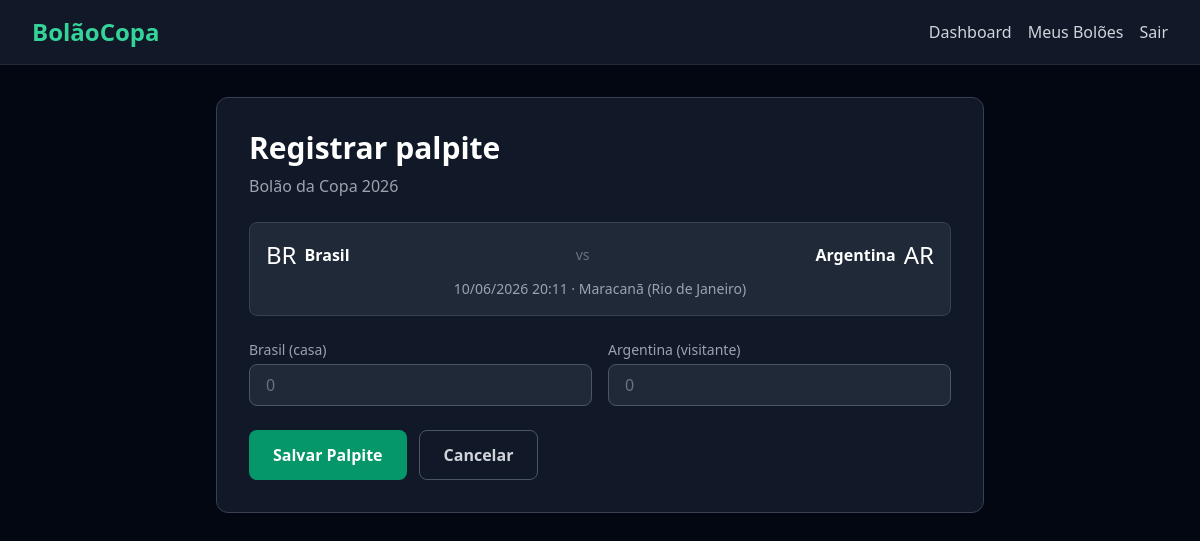
Screenshot of /pools/4/matches/1/predict/ (signed in) with the database file from the repository.
### pools/models.py (models this page shows, shortened)
class Pool(models.Model):
    name = models.CharField(max_length=100)
    description = models.TextField(blank=True)
    invite_token = models.UUIDField(default=uuid.uuid4, unique=True)
    created_by = models.ForeignKey(
        settings.AUTH_USER_MODEL,
        on_delete=models.CASCADE,
        related_name='created_pools',
    )
    created_at = models.DateTimeField(auto_now_add=True)
    updated_at = models.DateTimeField(auto_now=True)

### matches/models.py (models this page shows, shortened)
class Match(models.Model):
    STATUS_CHOICES = (
        ('agendado', 'Agendado'),
        ('em_andamento', 'Em andamento'),
        ('finalizado', 'Finalizado'),
    )
    round = models.ForeignKey(
        Round,
        on_delete=models.CASCADE,
        related_name='matches',
    )
    stadium = models.ForeignKey(
        Stadium,
        on_delete=models.PROTECT,
        related_name='matches',
    )
    home_team = models.ForeignKey(
        Team,
        on_delete=models.PROTECT,
        related_name='home_matches',
    )
    away_team = models.ForeignKey(
        Team,
        on_delete=models.PROTECT,
        related_name='away_matches',
    )
    match_datetime = models.DateTimeField()
    home_score = models.PositiveIntegerField(null=True, blank=True)
    away_score = models.PositiveIntegerField(null=True, blank=True)
    status = models.CharField(
        max_length=20,
        choices=STATUS_CHOICES,
        default='agendado',
    )
    created_at = models.DateTimeField(auto_now_add=True)
    updated_at = models.DateTimeField(auto_now=True)
    class Meta:
        ordering = ('match_datetime',)

class Team(models.Model):
    name = models.CharField(max_length=100)
    country_code = models.CharField(max_length=3, unique=True)
    flag_emoji = models.CharField(max_length=10, blank=True)
    created_at = models.DateTimeField(auto_now_add=True)
    updated_at = models.DateTimeField(auto_now=True)
    def __str__(self):
        return self.name

class Stadium(models.Model):
    name = models.CharField(max_length=200)
    city = models.CharField(max_length=100)
    country = models.CharField(max_length=100)
    created_at = models.DateTimeField(auto_now_add=True)
    updated_at = models.DateTimeField(auto_now=True)
    def __str__(self):
        return f'{self.name} ({self.city})'

### predictions/views.py (the view, shortened to what this page needs)
class PredictionCreateView(LoginRequiredMixin, CreateView):
    model = Prediction
    form_class = PredictionForm
    template_name = 'predictions/prediction_form.html'
    def dispatch(self, request, *args, **kwargs):
        self.pool = get_object_or_404(Pool, pk=kwargs['pool_id'])
        self.match = get_object_or_404(Match, pk=kwargs['match_id'])
        if not PoolMember.objects.filter(
            pool=self.pool,
            user=request.user,
        ).exists():
            messages.error(request, 'Você precisa ser membro deste bolão.')
            return redirect(reverse('pool_detail', kwargs={'pk': self.pool.pk}))
        if self.match.match_datetime <= timezone.now():
            messages.error(request, 'Palpite indisponível - jogo já começou.')
            return redirect(reverse(
                'pool_matches',
                kwargs={'pool_id': self.pool.pk},
            ))
        if Prediction.objects.filter(
            user=request.user,
            match=self.match,
            pool=self.pool,
        ).exists():
            return redirect(reverse(
                'pool_matches',
                kwargs={'pool_id': self.pool.pk},
            ))
        return super().dispatch(request, *args, **kwargs)
    def get_form_kwargs(self):
        kwargs = super().get_form_kwargs()
        kwargs['match'] = self.match
        return kwargs
    def get_context_data(self, **kwargs):
        context = super().get_context_data(**kwargs)
        context['pool'] = self.pool
        context['match'] = self.match
        context['is_locked'] = False
        return context

### templates/predictions/prediction_form.html (shortened to what this page needs)
{% extends 'base.html' %}
{% block content %}
<div class='max-w-3xl mx-auto'>
    <div class='bg-gray-900 border border-gray-700 rounded-xl p-8'>
        <h1 class='text-2xl md:text-3xl font-bold text-white mb-2'>{% if is_editing %}Editar palpite{% else %}Registrar palpite{% endif %}</h1>
        <p class='text-gray-400 mb-6'>{{ pool.name }}</p>
        <div class='bg-gray-800 border border-gray-700 rounded-lg p-4 mb-6'>
            <div class='flex items-center justify-between mb-2'>
                <div class='flex items-center gap-2'>
                    <span class='text-2xl'>{{ match.home_team.flag_emoji }}</span>
                    <span class='text-white font-semibold'>{{ match.home_team.name }}</span>
                </div>
                <span class='text-gray-500 text-sm'>vs</span>
                <div class='flex items-center gap-2'>
                    <span class='text-white font-semibold'>{{ match.away_team.name }}</span>
                    <span class='text-2xl'>{{ match.away_team.flag_emoji }}</span>
                </div>
            </div>
            <p class='text-gray-400 text-sm text-center'>{{ match.match_datetime|date:"d/m/Y H:i" }} · {{ match.stadium }}</p>
        </div>
        <form method='post'>
            <div class='grid grid-cols-2 gap-4 mb-6'>
                <div>
                    <label class='block text-sm font-medium text-gray-400 mb-1'>{{ match.home_team.name }} (casa)</label>
                    {{ form.home_score }}
                </div>
                <div>
                    <label class='block text-sm font-medium text-gray-400 mb-1'>{{ match.away_team.name }} (visitante)</label>
                    {{ form.away_score }}
                </div>
            </div>
            <div class='flex gap-3'>
                <button type='submit' {% if is_locked %}disabled{% endif %} class='bg-emerald-600 hover:bg-emerald-500 text-white font-semibold rounded-lg px-6 py-3 transition-colors duration-200 disabled:bg-gray-700 disabled:text-gray-500 disabled:cursor-not-allowed'>
                    {% if is_editing %}Atualizar Palpite{% else %}Salvar Palpite{% endif %}
                </button>
                <a href='{% url "pool_matches" pool_id=pool.pk %}' class='border border-gray-600 hover:border-emerald-500 text-gray-300 font-semibold rounded-lg px-6 py-3 transition-colors duration-200 inline-block'>
                    Cancelar
                </a>
            </div>
        </form>
    </div>
</div>
{% endblock %}

### rows the page displays
Pool: name "Bolão da Copa 2026"
Match: home_team.flag_emoji "BR", home_team.name "Brasil", away_team.name "Argentina", away_team.flag_emoji "AR", match_datetime "10/06/2026 20:11", stadium "Maracanã (Rio de Janeiro)"
